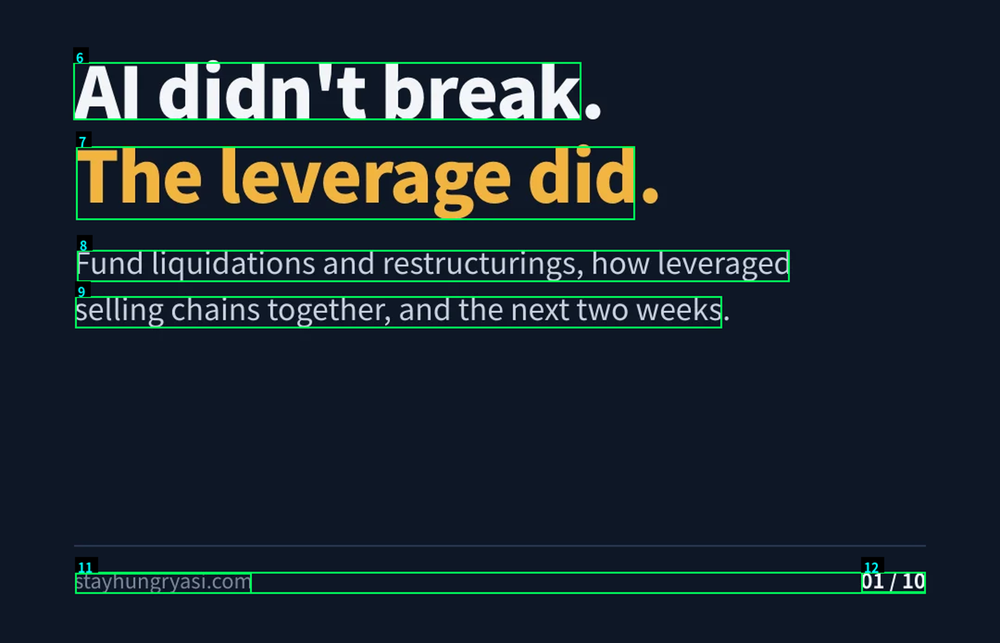
#> input picture _source/rxtools/specs/ai-deleveraging-2026-11/card-en-01.boxes-bottom.png, 1000 x 643 px, shrunk from 1620 x 1042 before the run
$ python to_dark.py specs/ai-deleveraging-2026-11/card-en-01.boxes-bottom.png specs/ai-deleveraging-2026-11/card-en-02.boxes-bottom.png
#> lines starting #> are read from the running program, lines starting #| are printed output that depends on the picture
#> further down, im is the input picture: PIL image 1000x643 RGB; mean R, G, B 26, 38.1, 46.6
#!/usr/bin/env python3
"""
Recolor a light (cream/white) research card into the hub's dark signature look, keeping accents and every graphic.

  python3 _source/rxtools/to_dark.py <in.webp> [<out.webp>]      (default: overwrite)

Neutral pixels (low chroma) get their lightness flipped onto the hub palette: cream background -> #0e1726,
white panels -> #15213b, light grey tracks -> deep slate, mid-grey bars -> slate, dark text -> near-white.
Coloured pixels (orange, green, yellow pills) keep their hue; dark coloured text is lifted so it stays readable on navy.
Works in OKLab so anti-aliased edges blend naturally.
"""
import sys
import numpy as np
from PIL import Image


def srgb_to_lin(c):
    return np.where(c <= 0.04045, c / 12.92, ((c + 0.055) / 1.055) ** 2.4)


def lin_to_srgb(c):
    c = np.clip(c, 0, 1)
    return np.where(c <= 0.0031308, c * 12.92, 1.055 * np.power(c, 1 / 2.4) - 0.055)


def to_oklab(rgb):
    r, g, b = [srgb_to_lin(rgb[..., i]) for i in range(3)]
    l = np.cbrt(0.4122214708 * r + 0.5363325363 * g + 0.0514459929 * b)
    m = np.cbrt(0.2119034982 * r + 0.6806995451 * g + 0.1073969566 * b)
    s = np.cbrt(0.0883024619 * r + 0.2817188376 * g + 0.6299787005 * b)
    return np.stack([0.2104542553 * l + 0.7936177850 * m - 0.0040720468 * s,
                     1.9779984951 * l - 2.4285922050 * m + 0.4505937099 * s,
                     0.0259040371 * l + 0.7827717662 * m - 0.8086757660 * s], -1)
#> returned value: shape (643, 1000, 3) float64


def from_oklab(lab):
    L, a, b = lab[..., 0], lab[..., 1], lab[..., 2]
    l = (L + 0.3963377774 * a + 0.2158037573 * b) ** 3
    m = (L - 0.1055613458 * a - 0.0638541728 * b) ** 3
    s = (L - 0.0894841775 * a - 1.2914855480 * b) ** 3
    r = 4.0767416621 * l - 3.3077115913 * m + 0.2309699292 * s
    g = -1.2684380046 * l + 2.6097574011 * m - 0.3413193965 * s
    bb = -0.0041960863 * l - 0.7034186147 * m + 1.7076147010 * s
    return np.stack([lin_to_srgb(r), lin_to_srgb(g), lin_to_srgb(bb)], -1)


def hexlab(h):
    return to_oklab(np.array([[int(h[i:i + 2], 16) / 255 for i in (1, 3, 5)]]))[0]


# source lightness -> hub colour (neutrals). Order by source L.
ANCHORS = [(0.00, '#ffffff'), (0.25, '#eef2f8'), (0.45, '#c9d2e0'), (0.62, '#8e9bb2'), (0.78, '#46577a'),
           (0.90, '#24324f'), (0.945, '#1b2843'), (0.975, '#0e1726'), (0.99, '#132037'), (1.00, '#15213b')]


def recolor(rgb):
    lab = to_oklab(rgb)
    L, a, b = lab[..., 0], lab[..., 1], lab[..., 2]
    C = np.hypot(a, b)
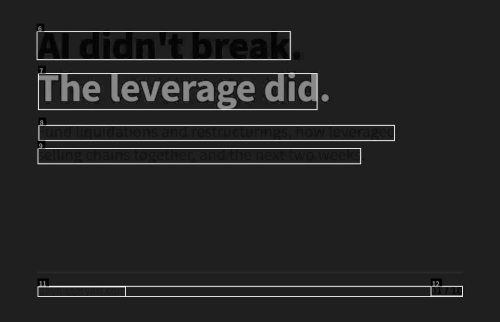
#> C: shape (643, 1000) float64 (shown at 1/2 size); min 0, max 0.271, mean 0.0395; drawn with min black and max white
    xs = np.array([x for x, _ in ANCHORS])
    tl = np.array([hexlab(h) for _, h in ANCHORS])
#> tl = [[1, 8.1e-11, 3.73e-08], [0.96, -0.00184, -0.00893], [0.861, -0.00408, -0.0214], [0.687, -0.00522, -0.0367], [0.458, -0.00622, -0.061], [0.319, -0.00589, -0.0551], [0.28, -0.00577, -0.0529], [0.204, -0.00559, -0.0326], [0.245, -0.00734, -0.0472], [0.251, -0.00525, -0.0521]]
    Ln = np.interp(L, xs, tl[:, 0]); an = np.interp(L, xs, tl[:, 1]); bn = np.interp(L, xs, tl[:, 2])
    k = np.clip((C - 0.05) / 0.08, 0, 1)                       # 0 = neutral, 1 = clearly coloured
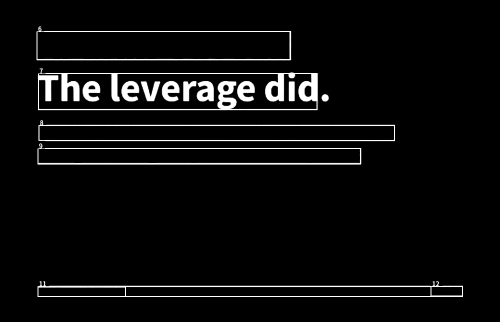
#> k: shape (643, 1000) float64 (shown at 1/2 size); min 0, max 1, mean 0.0472
    k = k * k * (3 - 2 * k)
    Lc = np.where(L < 0.6, 0.72, L)                             # dark coloured text: lifted to stay readable on navy
    out = np.stack([Ln * (1 - k) + Lc * k, an * (1 - k) + a, bn * (1 - k) + b], -1)
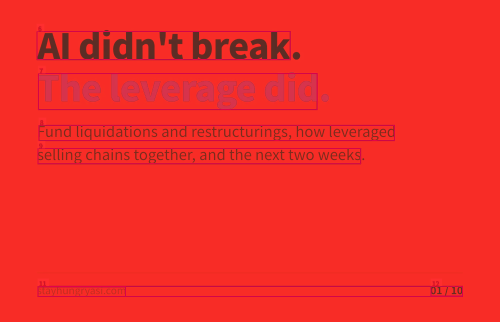
#> out: shape (643, 1000, 3) float64 (shown at 1/2 size); mean of channels 0, 1, 2 0.936, -0.0107, -0.0325; drawn with min black and max white
    return from_oklab(out)
#> in from_oklab, `r = 4.0767416621 * l - 3.3077115913 * m + 0.2309699292 * s`:
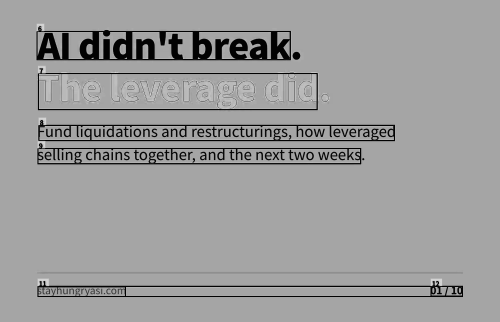
#> r: shape (643, 1000) float64 (shown at 1/2 size); min -0.00746, max 1.21, mean 0.736; drawn with min black and max white
#> in from_oklab, `bb = -0.0041960863 * l - 0.7034186147 * m + 1.7076147010 * s`:
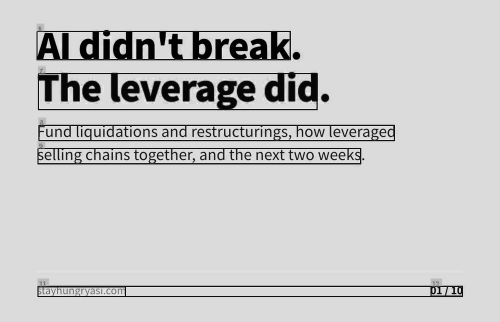
#> bb: shape (643, 1000) float64 (shown at 1/2 size); min 0.0192, max 1.35, mean 1.07; drawn with min black and max white
#> in lin_to_srgb (call 3), `c = np.clip(c, 0, 1)`:
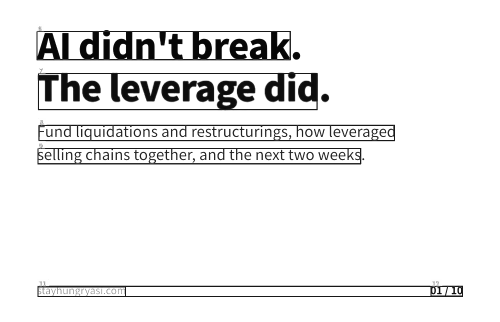
#> c: shape (643, 1000) float64 (shown at 1/2 size); min 0.0192, max 1, mean 0.925
#> in from_oklab, `return np.stack([lin_to_srgb(r), lin_to_srgb(g), lin_to_srgb(bb)], -1)`:
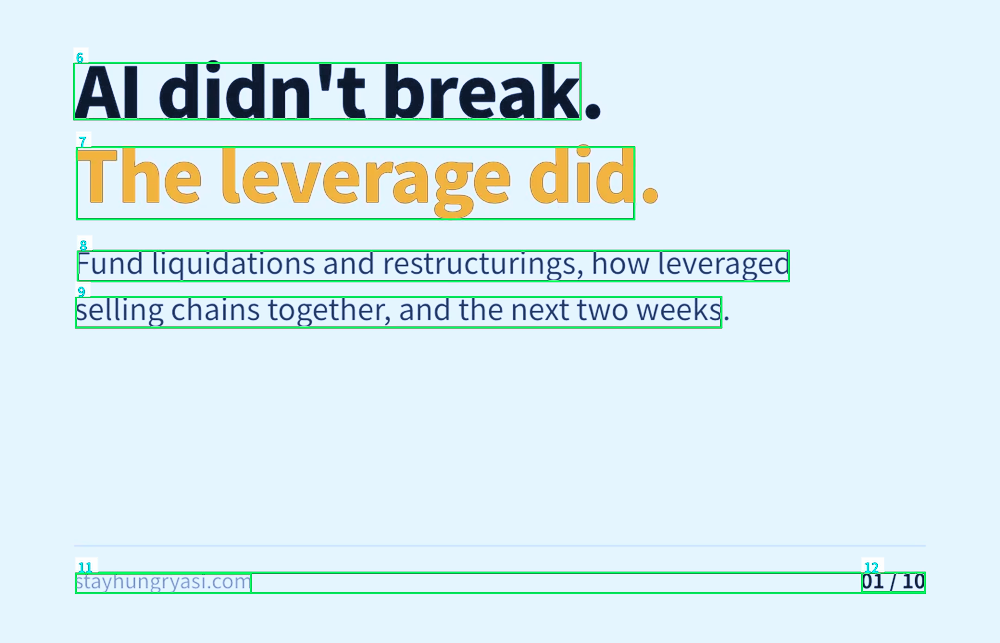
#> returned value: shape (643, 1000, 3) float64; mean of channels 0, 1, 2 0.85, 0.927, 0.945; drawn as R, G, B


if __name__ == '__main__':
    src = sys.argv[1]; dst = sys.argv[2] if len(sys.argv) > 2 else src
    im = Image.open(src).convert('RGB')
    rgb = np.asarray(im).astype(np.float64) / 255
    res = (recolor(rgb) * 255 + 0.5).clip(0, 255).astype(np.uint8)
    Image.fromarray(res).save(dst, 'WEBP', quality=90, method=6)
    print('wrote', dst)

$ run again, on _source/rxtools/specs/ai-deleveraging-2026-11/card-en-04.boxes-bottom.png
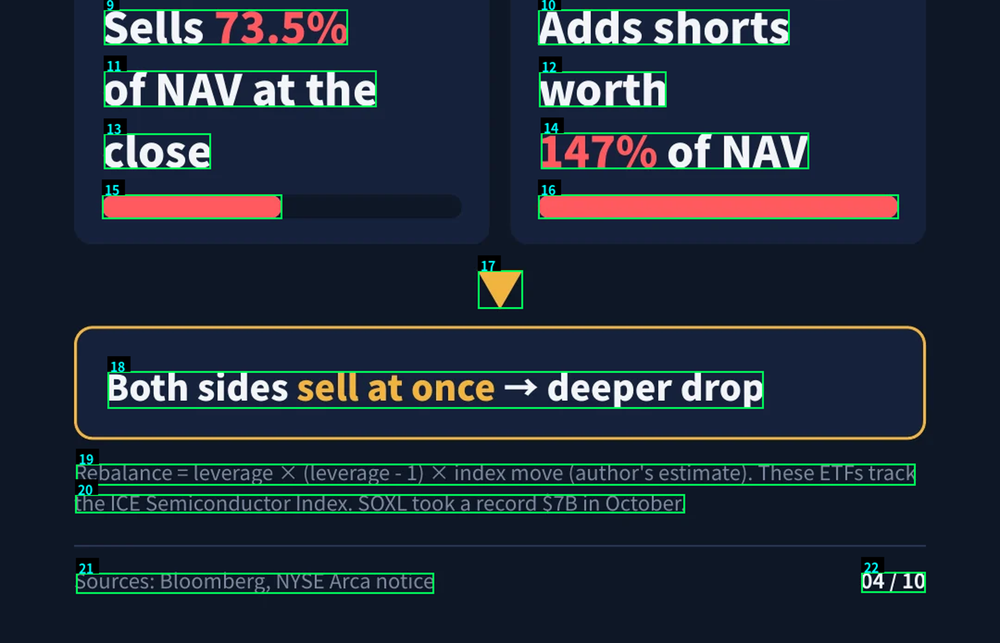
#> input picture _source/rxtools/specs/ai-deleveraging-2026-11/card-en-04.boxes-bottom.png, 1000 x 643 px, shrunk from 1620 x 1042 before the run
#> im is the input picture: PIL image 1000x643 RGB; mean R, G, B 33.2, 44.8, 57
#> in recolor, `C = np.hypot(a, b)`:
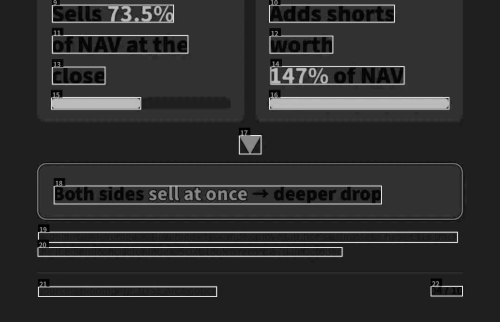
#> C: shape (643, 1000) float64 (shown at 1/2 size); min 0, max 0.272, mean 0.0499; drawn with min black and max white
#> tl = [[1, 8.1e-11, 3.73e-08], [0.96, -0.00184, -0.00893], [0.861, -0.00408, -0.0214], [0.687, -0.00522, -0.0367], [0.458, -0.00622, -0.061], [0.319, -0.00589, -0.0551], [0.28, -0.00577, -0.0529], [0.204, -0.00559, -0.0326], [0.245, -0.00734, -0.0472], [0.251, -0.00525, -0.0521]]
#> in from_oklab, `return np.stack([lin_to_srgb(r), lin_to_srgb(g), lin_to_srgb(bb)], -1)`:
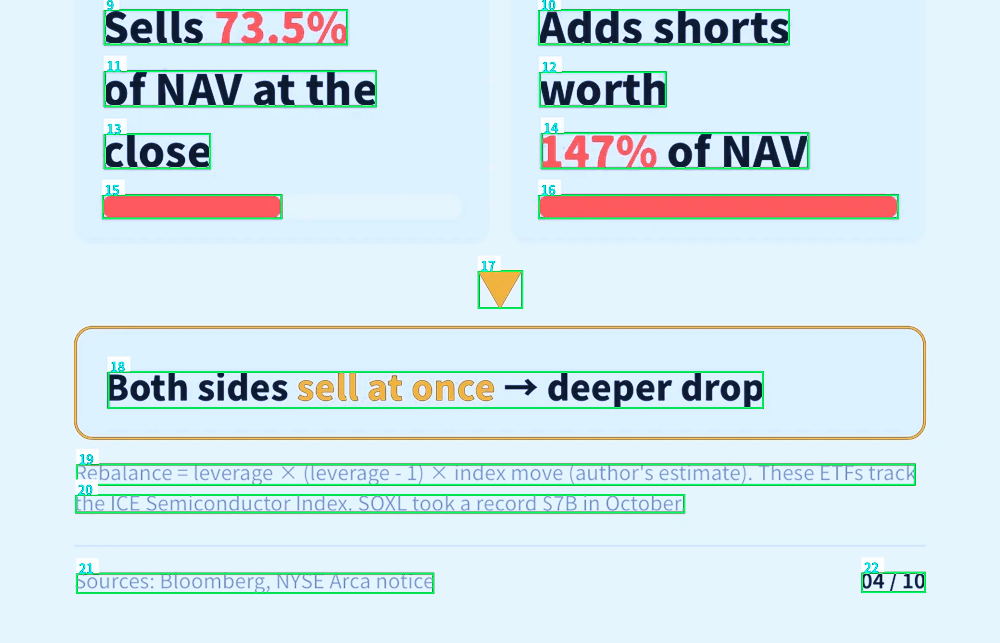
#> returned value: shape (643, 1000, 3) float64; mean of channels 0, 1, 2 0.828, 0.904, 0.929; drawn as R, G, B
